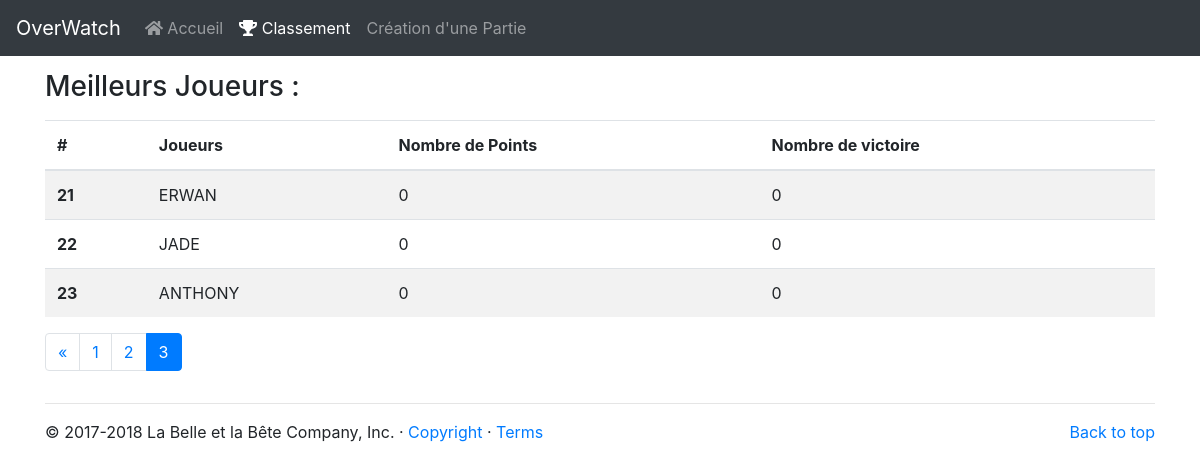
Screenshot of /rating.php?page=3 with the database file from the repository.
### tables this page shows
CREATE TABLE IF NOT EXISTS `player` (
  `id` int(11) UNSIGNED NOT NULL AUTO_INCREMENT,
  `player_Name` varchar(255) DEFAULT NULL,
  `number_of_Match` int(10) DEFAULT '0',
  `Points` int(10) DEFAULT '0',
  `number_of_Victory` int(10) DEFAULT '0',
  PRIMARY KEY (`id`)
);

### rating.php (the view, shortened to what this page needs)
<?php
$dsn = 'mysql:dbname=overwatch;host=127.0.0.1';
$user = 'root';
$password = '';
$connection = new PDO($dsn, $user, $password, [PDO::ATTR_ERRMODE => PDO::ERRMODE_EXCEPTION]);
$statement = $connection->prepare("
    SELECT player_Name, Points, number_of_Victory
    FROM player
    ORDER BY Points DESC;
");
$statement->execute();
$rating=$statement->fetchAll();
$countPerPage = 10;
$pageCount = ceil(count($rating) / $countPerPage);
$page = 1;
if (isset($_GET['page'])) {
    $page = (int)$_GET['page'];
}
 ?>
<!doctype html>
<html lang="fr">
<head>
    <link defer rel="stylesheet" href="https://maxcdn.bootstrapcdn.com/bootstrap/4.0.0/css/bootstrap.min.css">
</head>
<body>
    <nav class="navbar navbar-expand-md navbar-dark fixed-top bg-dark">
        <a class="navbar-brand" href="index.php">OverWatch</a>
        <div class="collapse navbar-collapse" id="navbar-menu">
            <ul class="navbar-nav mr-auto">
                <li class="nav-item">
                    <a class="nav-link" href="index.php">
                        <i class="fas fa-home"></i> Accueil
                    </a>
                </li>
                <li class="nav-item active">
                    <a class="nav-link" href="rating.php?page=1">
                        <i class="fas fa-trophy"></i> Classement
                    </a>
                </li>
                <li class="nav-item">
                    <a class="nav-link" href="Insert_Players_In_Game.php">
                        Création d'une Partie
                    </a>
                </li>
            </ul>
        </div>
    </nav>
    <main role="main">
        <div class="container">
            <div class="row">
                <div class="col-sm-12">
                    <h2 class="page-title">
                    </h2>
                    <?php if ($rating==[]) {
                        for ($j=0; $j<5; $j++) {
                            print("<br></br>");
                        }
                        ?>
                            <center><h1>Il n'y a eu aucun match de joué pour l'instant!<h1></center>
                    <?php }
                     else { ?>
                            <br><h3>
                                Meilleurs Joueurs :
                            </p></h3>
                            <table class="table table-striped">
                                <thead>
                                    <tr>
                                        <th scope="col">#</th>
                                        <th scope="col">Joueurs</th>
                                        <th scope="col">
                                            Nombre de Points
                                        </th>
                                        <th scope="col">
                                            Nombre de victoire
                                        </th>
                                    </tr>
                                </thead>
                                <tbody>
                                    <?php
                                     for ($i=($_GET['page']*$countPerPage)-$countPerPage;$i<($_GET['page']*$countPerPage);$i++){
                                         $number=$i+1;
                                        if(isset($rating[$i][0])){
                                            print( '<tr> <th scope="row">'.$number.'</th>
                                                        <td><a >'.$rating[$i][0].'</a></td>
                                                        <td><a >'.$rating[$i][1].'</a></td>
                                                        <td><a >'.$rating[$i][2].'</a></td>
                                                    </tr>');
                                        }
                                    } ?>
                                </tbody>
                            </table>
                            <nav aria-label="Page navigation example">
                                <ul class="pagination">
                                    <?php if ($page > 1) {  ?>
                                                <li class="page-item">
                                                    <a class="page-link" href="rating.php?page=<?= $page - 1 ?>">
                                                            &laquo;
                                                    </a>
                                                </li>
                                    <?php } ?>
                                    <?php for ($i = $page - 2; $i <= $page + 2; $i++) { ?>
                                            <?php if ($i > 0 && $i <= $pageCount) { ?>
                                                <li class="page-item <?php if ($i === $page) { print 'active'; } ?>">
                                                    <a class="page-link" href="rating.php?page=<?= $i ?>">
                                                        <?= $i ?>
                                                    </a>
                                                </li>
                                            <?php } ?>
                                    <?php } ?>
                                </ul>
                            </nav>
                        </div>
                    </div>
                    <hr>
                </main>
                <footer class="container">
                  <p class="float-right"><a href="rating.php?page=1">Back to top</a></p>
                  <p>&copy; 2017-2018 La Belle et la Bête Company, Inc. &middot; <a href="#">Copyright</a> &middot; <a href="#">Terms</a></p>
                </footer>
        <?php }?>
    </body>
    </html>

### rows the page displays
player: number "21", player_Name "ERWAN", Points "0", number_of_Victory "0"
player: number "22", player_Name "JADE", Points "0", number_of_Victory "0"
player: number "23", player_Name "ANTHONY", Points "0", number_of_Victory "0"
